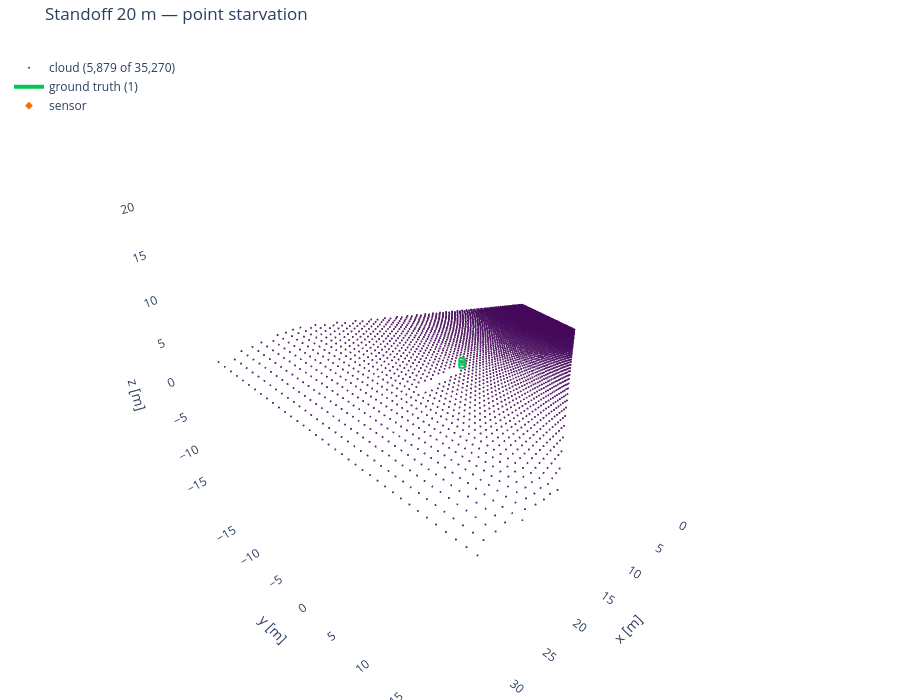

The cell this chart's notebook holds for it:
### Code cell
show("standoff_20m", "Standoff 20 m — point starvation")

### Figure 1 — Plotly figure (JSON) as saved in the notebook; plotly's stock layout.template omitted (floating-point values rounded to 4 significant figures; data arrays with more than 128 entries replaced by an {"elided": "..."} marker saying what was removed)
{"data": [{"hoverinfo": "skip", "marker": {"color": {"elided": "5879 float values"}, "colorscale": [[0.0, "#440154"], [0.1111, "#482878"], [0.2222, "#3e4989"], [0.3333, "#31688e"], [0.4444, "#26828e"], [0.5556, "#1f9e89"], [0.6667, "#35b779"], [0.7778, "#6ece58"], [0.8889, "#b5de2b"], [1.0, "#fde725"]], "opacity": 0.85, "showscale": false, "size": 1.2}, "mode": "markers", "name": "cloud (5,879 of 35,270)", "type": "scatter3d", "x": {"elided": "5879 float values"}, "y": {"elided": "5879 float values"}, "z": {"elided": "5879 float values"}}, {"hoverinfo": "name", "line": {"color": "#00c853", "width": 4}, "mode": "lines", "name": "ground truth (1)", "type": "scatter3d", "x": [14.97, 14.97, null, 14.97, 14.58, null, 14.58, 14.58, null, 14.58, 14.97, null, 15.42, 15.42, null, 15.42, 15.03, null, 15.03, 15.03, null, 15.03, 15.42, null, 14.97, 15.42, null, 14.97, 15.42, null, 14.58, 15.03, null, 14.58, 15.03, null], "y": [-0.4232, -0.4232, null, -0.4232, 0.0296, null, 0.0296, 0.0296, null, 0.0296, -0.4232, null, -0.0296, -0.0296, null, -0.0296, 0.4232, null, 0.4232, 0.4232, null, 0.4232, -0.0296, null, -0.4232, -0.0296, null, -0.4232, -0.0296, null, 0.0296, 0.4232, null, 0.0296, 0.4232, null], "z": [0.0, 0.9, null, 0.9, 0.9, null, 0.9, 0.0, null, 0.0, 0.0, null, 0.0, 0.9, null, 0.9, 0.9, null, 0.9, 0.0, null, 0.0, 0.0, null, 0.0, 0.0, null, 0.9, 0.9, null, 0.0, 0.0, null, 0.9, 0.9, null]}, {"marker": {"color": "#ff6d00", "size": 6, "symbol": "diamond"}, "mode": "markers", "name": "sensor", "type": "scatter3d", "x": [-5.0], "y": [0.0], "z": [4.0]}], "layout": {"height": 700, "legend": {"x": 0.01, "xanchor": "left", "y": 0.98, "yanchor": "top"}, "margin": {"b": 0, "l": 0, "r": 0, "t": 40}, "scene": {"aspectmode": "cube", "xaxis": {"range": [-3.095, 36.87], "showbackground": false, "title": {"text": "x [m]"}}, "yaxis": {"range": [-19.98, 19.99], "showbackground": false, "title": {"text": "y [m]"}}, "zaxis": {"range": [-19.54, 20.43], "showbackground": false, "title": {"text": "z [m]"}}}, "showlegend": true, "title": {"text": "Standoff 20 m — point starvation"}}}
